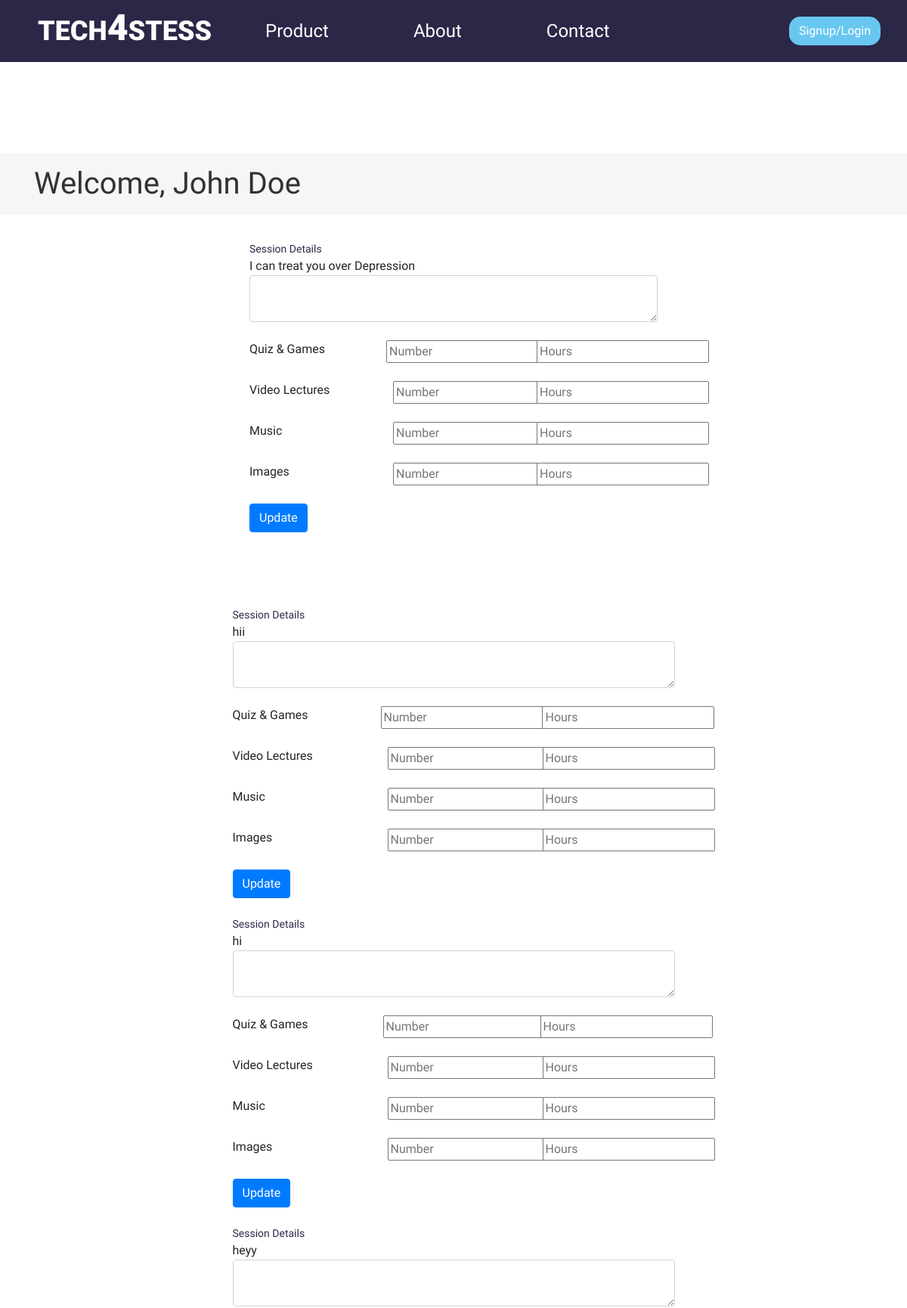
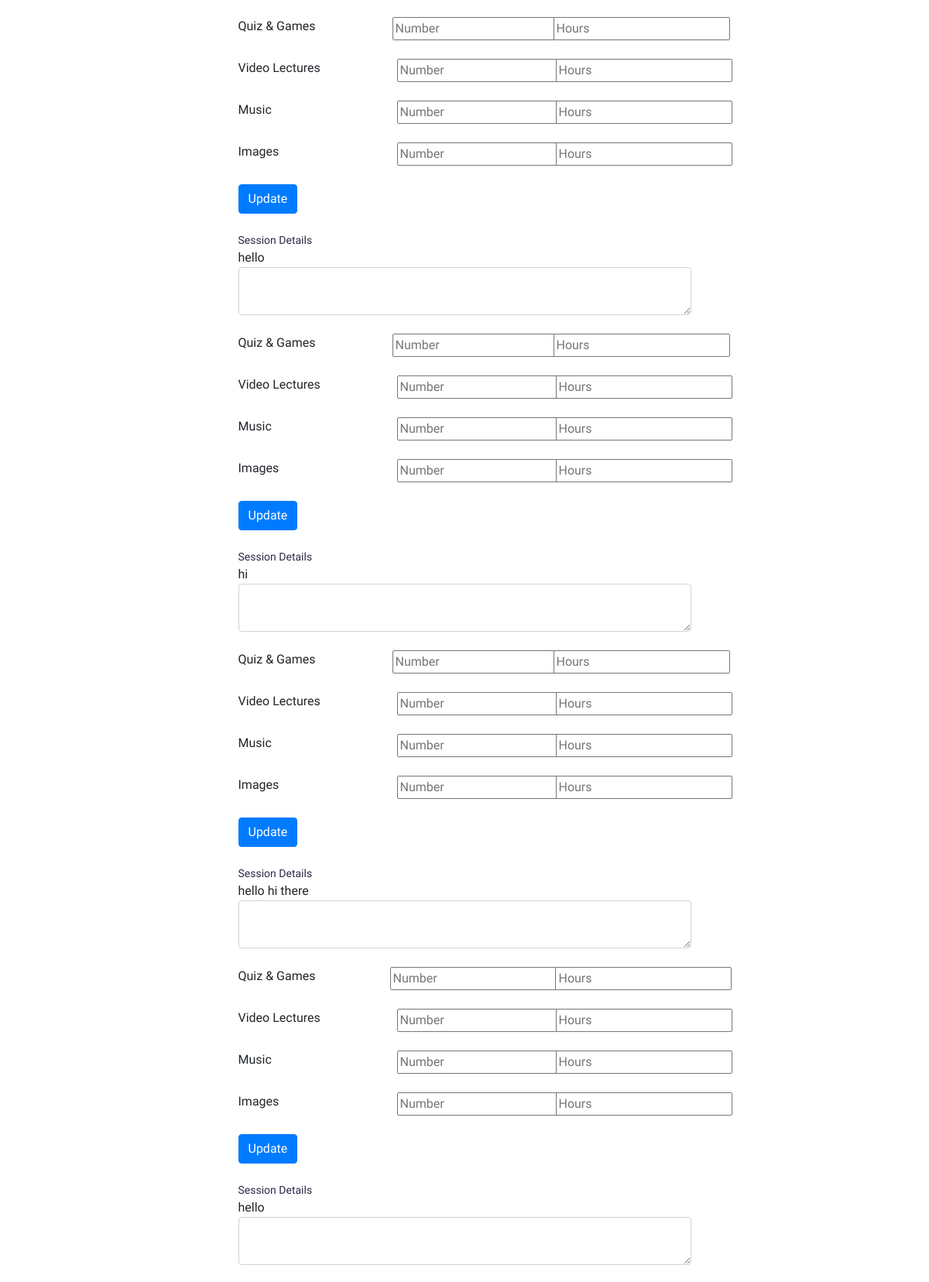
The page /coach_sessions (upper part) on the database its author committed (2 pictures, top to bottom).
### client/models.py (models this page shows)
class Coach_sessions(models.Model):
    session_details = models.TextField()
    no_of_quiz = models.BigIntegerField()
    hrs_of_quiz = models.BigIntegerField()
    no_of_video = models.BigIntegerField()
    hrs_of_video = models.BigIntegerField()
    no_of_music = models.BigIntegerField()
    hrs_of_music = models.BigIntegerField()
    no_of_images = models.BigIntegerField()
    hrs_of_images = models.BigIntegerField()

### client/views.py (the view)
# urls.py: path('coach_sessions', coach_sessions),
def coach_sessions(request):
    queryset = Coach_sessions.objects.all()
    context = {
        'object_list': queryset,
    }
    return render(request, 'coach_sessions.html', context)

### templates/coach_sessions.html (shortened to what this page needs)
{% extends 'base.html' %}
{% load static %}
{% block content %}
<br>
<br>
<br>
<br>
<br>
<div class="page-heading">
    <div class="container">
        <p>Welcome, John Doe </p>
    </div>
</div>
<div class="page-content">
    <div class="container">
        {% for object in object_list %}
        <div class="row">
            <div class="col-md-6 offset-md-3">
                <form class="edit-coach-profile">
                    <div class="form-group form-input">
                        <p>Session Details</p>{{object.session_details}}
                        <textarea class="form-control"></textarea>
                    </div>
                    <div class="form-group form-input">
                        <div class="row">
                            <div class="col"> Quiz & Games</div>
                            <div class="col"> <input type="number" value="Number" placeholder="Number"></div>
                            <div class="col"><input type="text" placeholder="Hours" placeholder="Number"></div>
                        </div>
                    </div>
                    <div class="form-group form-input">
                        <div class="row">
                            <div class="col">Video Lectures</div>
                            <div class="col"><input type="number" value="Number" placeholder="Number"></div>
                            <div class="col"><input type="text" placeholder="Hours"></div>
                        </div>
                    </div>
                    <div class="form-group form-input">
                        <div class="row">
                            <div class="col">Music</div>
                            <div class="col"> <input type="number" value="Number" placeholder="Number"></div>
                            <div class="col"><input type="text" placeholder="Hours" placeholder="Number"></div>
                        </div>
                    </div>
                    <div class="form-group form-input">
                        <div class="row">
                            <div class="col">Images</div>
                            <div class="col"> <input type="number" value="Number" placeholder="Number"></div>
                            <div class="col"><input type="text" placeholder="Hours" placeholder="Number"></div>
                        </div>
                    </div>
                    <div class="form-group form-input">
                        <input type="button" class="btn btn-primary" value="Update">
                    </div>
                </form>
            </div>
        </div>
    </div>
</div>
{% endfor %}
{% endblock %}

### static/css/style.css (style rules this page uses)
html, body { font-family: "Roboto"; margin: 0px; box-sizing: border-box; }
.page-heading { background: #F6F6F6; padding: 20px 0px; }
.page-heading p { margin-bottom: 0; color: #323232; font-size: 40px; line-height: 42px; }
.page-content { padding: 35px 0px; margin-bottom: 40px; }
.page-content p { margin-bottom: 10px; }
.form-input { margin-bottom: 1.5rem; }
.edit-coach-profile p { margin-bottom: 0px; font-size: 14px; color: #2c2848; }

### rows shown on the page
Coach_sessions: session_details "I can treat you over Depression"
Coach_sessions: session_details "hii"
Coach_sessions: session_details "hi"
Coach_sessions: session_details "heyy"
Coach_sessions: session_details "hello"
Coach_sessions: session_details "hi"
Coach_sessions: session_details "hello hi there"
Coach_sessions: session_details "hello"
